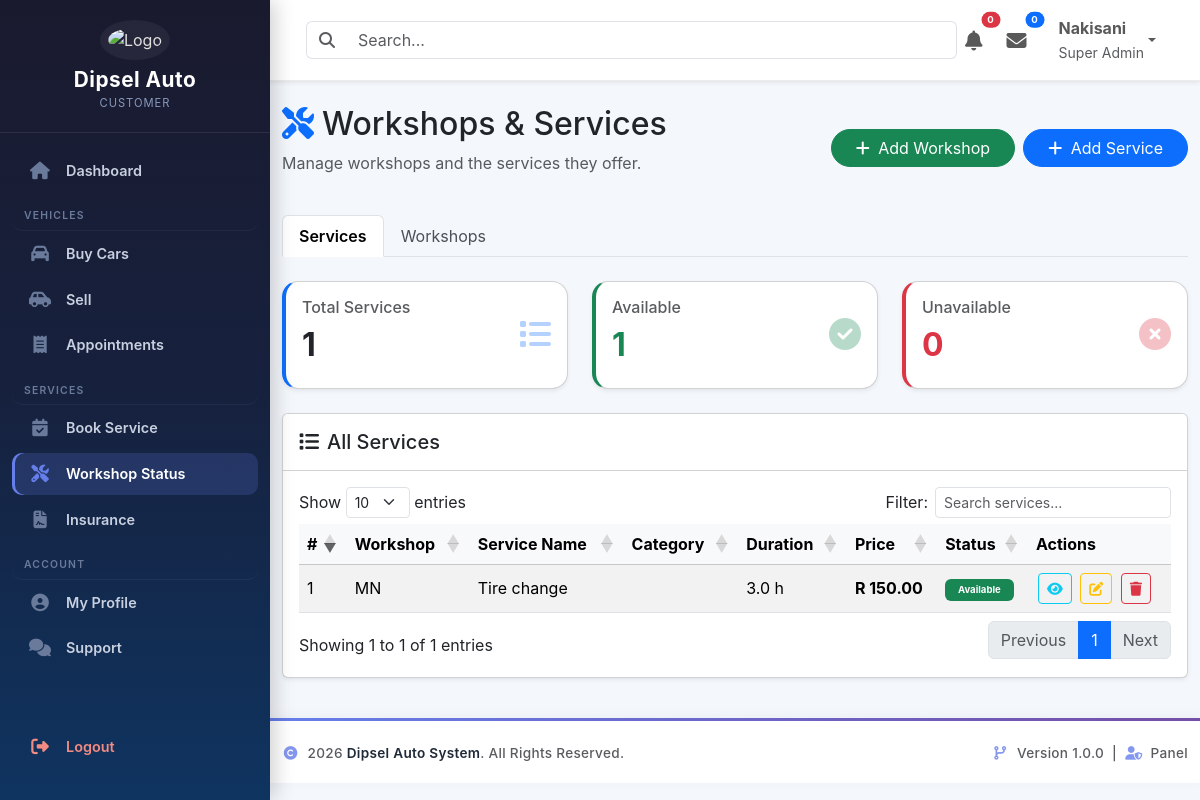
The app's page /dashboard/workshop/index.php (signed in) with its own data.
### tables this page shows
CREATE TABLE `persons` (
  `person_id` int(11) NOT NULL,
  `uuid` char(36) NOT NULL,
  `first_name` varchar(100) NOT NULL,
  `middle_name` varchar(100) DEFAULT NULL,
  `last_name` varchar(100) NOT NULL,
  `gender` enum('Male','Female','Other') NOT NULL,
  `date_of_birth` date DEFAULT NULL,
  `id_number` varchar(20) DEFAULT NULL,
  `passport_number` varchar(30) DEFAULT NULL,
  `phone` varchar(20) NOT NULL,
  `email` varchar(150) NOT NULL,
  `password` varchar(255) NOT NULL,
  `profile_photo` varchar(255) DEFAULT NULL,
  `country` varchar(100) DEFAULT 'South Africa',
  `province` varchar(100) DEFAULT NULL,
  `city` varchar(100) DEFAULT NULL,
  `address` text DEFAULT NULL,
  `postal_code` varchar(20) DEFAULT NULL,
  `role` enum('Customer','Employee','Admin','SuperAdmin') NOT NULL DEFAULT 'Customer',
  `status` enum('Active','Inactive','Suspended') NOT NULL DEFAULT 'Active',
  `email_verified` tinyint(1) DEFAULT 0,
  `last_login` datetime DEFAULT NULL,
  `created_at` timestamp NULL DEFAULT current_timestamp(),
  `updated_at` timestamp NULL DEFAULT current_timestamp() ON UPDATE current_timestamp(),
  `reset_token` varchar(255) DEFAULT NULL,
  `reset_token_expiry` datetime DEFAULT NULL
);

CREATE TABLE `workshop_services` (
  `service_id` int(11) NOT NULL,
  `workshop_id` int(11) NOT NULL,
  `service_name` varchar(150) NOT NULL,
  `category` enum('General Service','Major Service','Engine','Transmission','Brakes','Suspension','Electrical','Tyres','Air Conditioning','Diagnostics','Body Repair','Painting','Battery','Other') DEFAULT 'General Service',
  `description` text DEFAULT NULL,
  `estimated_duration_hours` decimal(4,2) DEFAULT 1.00,
  `base_price` decimal(12,2) NOT NULL,
  `status` enum('Available','Unavailable') DEFAULT 'Available',
  `created_at` timestamp NOT NULL DEFAULT current_timestamp(),
  `updated_at` timestamp NOT NULL DEFAULT current_timestamp() ON UPDATE current_timestamp()
);

CREATE TABLE `workshops` (
  `workshop_id` int(11) NOT NULL,
  `workshop_name` varchar(150) NOT NULL,
  `phone` varchar(20) DEFAULT NULL,
  `email` varchar(150) DEFAULT NULL,
  `address` text DEFAULT NULL,
  `city` varchar(100) DEFAULT NULL,
  `province` varchar(100) DEFAULT NULL,
  `operating_hours` varchar(100) DEFAULT NULL,
  `status` enum('Open','Closed','Maintenance') DEFAULT 'Open',
  `manager_employee_id` int(11) DEFAULT NULL,
  `created_at` timestamp NOT NULL DEFAULT current_timestamp(),
  `updated_at` timestamp NOT NULL DEFAULT current_timestamp() ON UPDATE current_timestamp()
);

### includes/auth.php (called while the page is built, shortened)
<?php
require_once __DIR__ . '/../config/database.php';
$sql = "
SELECT
    p.*,
    a.admin_id,
    a.admin_level,
    a.admin_number
FROM persons p
LEFT JOIN admins a
    ON p.person_id = a.person_id
WHERE p.person_id = ?
LIMIT 1
";
$stmt = $pdo->prepare($sql);
$stmt->execute([$_SESSION['person_id']]);
$currentUser = $stmt->fetch(PDO::FETCH_ASSOC);

### dashboard/workshop/index.php (the view, shortened to what this page needs)
<?php
require_once '../../includes/auth.php';
require_once '../../config/database.php';
$totalServices = $pdo->query("SELECT COUNT(*) FROM workshop_services")->fetchColumn();
$available = $pdo->query("SELECT COUNT(*) FROM workshop_services WHERE status = 'Available'")->fetchColumn();
$unavailable = $pdo->query("SELECT COUNT(*) FROM workshop_services WHERE status = 'Unavailable'")->fetchColumn();
$services = $pdo->query("
    SELECT ws.*, w.workshop_name
    FROM workshop_services ws
    INNER JOIN workshops w ON ws.workshop_id = w.workshop_id
    ORDER BY ws.service_id DESC
");
?>
<!DOCTYPE html>
<html lang="en">
<head>
    <link href="https://cdn.jsdelivr.net/npm/bootstrap@5.3.3/dist/css/bootstrap.min.css" rel="stylesheet">
    <link rel="stylesheet" href="https://cdnjs.cloudflare.com/ajax/libs/font-awesome/6.7.2/css/all.min.css">
    <link rel="stylesheet" href="https://cdn.datatables.net/1.13.7/css/dataTables.bootstrap5.min.css">
</head>
<body>
<?php include '../../includes/sidebar.php'; ?>
<div class="dashboard-wrapper">
    <?php include '../../includes/navbar.php'; ?>
    <div class="container-fluid mt-4">
        <div class="page-header d-flex justify-content-between align-items-center mb-4">
            <div>
                <h2><i class="fas fa-tools text-primary me-2"></i>Workshops & Services</h2>
                <p class="text-muted">Manage workshops and the services they offer.</p>
            </div>
            <div class="d-flex flex-wrap gap-2">
                <button class="btn btn-success rounded-pill px-4" data-bs-toggle="modal" data-bs-target="#workshopModal" onclick="openAddWorkshopModal()">
                    <i class="fas fa-plus me-1"></i> Add Workshop
                </button>
                <button class="btn btn-primary rounded-pill px-4" data-bs-toggle="modal" data-bs-target="#serviceModal" onclick="openAddServiceModal()">
                    <i class="fas fa-plus me-1"></i> Add Service
                </button>
            </div>
        </div>
        <ul class="nav nav-tabs mb-4" id="myTab" role="tablist">
            <li class="nav-item" role="presentation">
                <button class="nav-link active" id="services-tab" data-bs-toggle="tab" data-bs-target="#services" type="button" role="tab">Services</button>
            </li>
            <li class="nav-item" role="presentation">
                <button class="nav-link" id="workshops-tab" data-bs-toggle="tab" data-bs-target="#workshops" type="button" role="tab">Workshops</button>
            </li>
        </ul>
        <div class="tab-content">
            <div class="tab-pane fade show active" id="services" role="tabpanel">
                <div class="row g-4 mb-4">
                    <div class="col-md-4">
                        <div class="card stat-card h-100 shadow-sm">
                            <div class="card-body d-flex align-items-center">
                                <div class="flex-grow-1">
                                    <h6 class="text-muted">Total Services</h6>
                                    <h2 class="fw-bold"><?= $totalServices ?></h2>
                                </div>
                                <div class="stat-icon text-primary"><i class="fas fa-list"></i></div>
                            </div>
                        </div>
                    </div>
                    <div class="col-md-4">
                        <div class="card stat-card h-100 shadow-sm" style="border-left-color:#198754;">
                            <div class="card-body d-flex align-items-center">
                                <div class="flex-grow-1">
                                    <h6 class="text-muted">Available</h6>
                                    <h2 class="fw-bold text-success"><?= $available ?></h2>
                                </div>
                                <div class="stat-icon text-success"><i class="fas fa-check-circle"></i></div>
                            </div>
                        </div>
                    </div>
                    <div class="col-md-4">
                        <div class="card stat-card h-100 shadow-sm" style="border-left-color:#dc3545;">
                            <div class="card-body d-flex align-items-center">
                                <div class="flex-grow-1">
                                    <h6 class="text-muted">Unavailable</h6>
                                    <h2 class="fw-bold text-danger"><?= $unavailable ?></h2>
                                </div>
                                <div class="stat-icon text-danger"><i class="fas fa-times-circle"></i></div>
                            </div>
                        </div>
                    </div>
                </div>
                <div class="card shadow-sm">
                    <div class="card-header bg-white py-3">
                        <h5 class="mb-0"><i class="fas fa-list me-2"></i>All Services</h5>
                    </div>
                    <div class="card-body">
                        <div class="table-responsive">
                            <table id="servicesTable" class="table table-striped table-hover align-middle">
                                <thead class="table-light">
                                    <tr>
                                        <th>#</th>
                                        <th>Workshop</th>
                                        <th>Service Name</th>
                                        <th>Category</th>
                                        <th>Duration</th>
                                        <th>Price</th>
                                        <th>Status</th>
                                        <th>Actions</th>
                                    </tr>
                                </thead>
                                <tbody>
                                <?php $counter = 1; while ($row = $services->fetch()):
                                    $statusClass = $row['status'] === 'Available' ? 'success' : 'danger';
                                ?>
                                    <tr>
                                        <td><?= $counter++ ?></td>
                                        <td><?= htmlspecialchars($row['workshop_name']) ?></td>
                                        <td><?= htmlspecialchars($row['service_name']) ?></td>
                                        <td><?= htmlspecialchars($row['category']) ?></td>
                                        <td><?= number_format($row['estimated_duration_hours'], 1) ?> h</td>
                                        <td class="fw-bold">R <?= number_format($row['base_price'], 2) ?></td>
                                        <td><span class="badge bg-<?= $statusClass ?> badge-status"><?= ucfirst($row['status']) ?></span></td>
                                        <td>
                                            <button class="btn btn-sm btn-outline-info action-btn" onclick="viewService(<?= $row['service_id'] ?>)" title="View"><i class="fas fa-eye"></i></button>
                                            <button class="btn btn-sm btn-outline-warning action-btn" onclick="editService(<?= $row['service_id'] ?>)" title="Edit"><i class="fas fa-edit"></i></button>
                                            <a href="?action=delete&id=<?= $row['service_id'] ?>" class="btn btn-sm btn-outline-danger action-btn" onclick="return confirm('Delete this service?')" title="Delete"><i class="fas fa-trash"></i></a>
                                        </td>
                                    </tr>
                                <?php endwhile; ?>
                                </tbody>
                            </table>
                        </div>
                    </div>
                </div>
            </div>
        </div>
    </div>
    <?php include '../../includes/footer.php'; ?>
</body>
</html>

### includes/navbar.php (shortened to what this page needs)
<nav class="navbar navbar-expand-lg bg-white shadow-sm sticky-top px-4 py-2">
    <div class="container-fluid">
        <form class="d-flex flex-grow-1">
            <div class="input-group">
                <span class="input-group-text bg-white border-end-0">
                    <i class="fas fa-search text-muted"></i>
                </span>
                <input
                    type="search"
                    class="form-control border-start-0"
                    placeholder="Search..."
                >
            </div>
        </form>
        <ul class="navbar-nav ms-auto align-items-center">
            <li class="nav-item dropdown me-2">
                <a class="nav-link position-relative" href="#" data-bs-toggle="dropdown">
                    <i class="fas fa-bell fa-lg"></i>
                    <span class="badge rounded-pill bg-danger position-absolute top-0 start-100 translate-middle">
                        0
                    </span>
                </a>
            </li>
            <li class="nav-item dropdown me-3">
                <a class="nav-link position-relative" href="#" data-bs-toggle="dropdown">
                    <i class="fas fa-envelope fa-lg"></i>
                    <span class="badge rounded-pill bg-primary position-absolute top-0 start-100 translate-middle">
                        0
                    </span>
                </a>
            </li>
            <li class="nav-item dropdown">
                <a class="nav-link dropdown-toggle d-flex align-items-center"
                   href="#"
                   data-bs-toggle="dropdown">
                    <div class="d-none d-sm-block">
                        <strong>
                            <?= htmlspecialchars($currentUser['first_name']) ?>
                        </strong>
                        <br>
                        <small class="text-muted">
                            <?= htmlspecialchars($currentUser['admin_level'] ?? 'Super Admin') ?>
                        </small>
                    </div>
                </a>
            </li>
        </ul>
    </div>
</nav>

### dashboard/workshop/index.php (style rules this page uses)
body { font-family: 'Inter', sans-serif; background: #f4f7fc; }
.dashboard-wrapper { margin-left: 270px; min-height: 100vh; background: #f4f7fc; transition: all 0.3s; }
.stat-card { border-left: 4px solid #0d6efd; transition: transform 0.2s, box-shadow 0.2s; border-radius: 16px; box-shadow: 0 4px 20px rgba(0,0,0,0.04); background: #fff; }
.stat-icon { font-size: 2rem; opacity: 0.3; }
.badge-status { font-size: 0.85rem; padding: 0.4rem 0.8rem; }
.action-btn { margin: 0 2px; }
.nav-tabs .nav-link { color: #495057; }
.nav-tabs .nav-link.active { font-weight: 600; }

### includes/navbar.php (style rules this page uses)
.navbar { background:#fff; border-bottom:1px solid #ececec; z-index:1040; }
.navbar .form-control { box-shadow:none; }
.badge { font-size:.6rem; }

### records on screen
persons: first_name "Nakisani"
workshop_services: workshop.workshop_name "MN", service_name "Tire change", estimated_duration_hours "3.0", base_price "150.00", status "Available"

### other values on screen
$userRole "CUSTOMER"
$item['label'] "Dashboard"
$section['title'] "VEHICLES"
$item['label'] "Buy Cars"
$item['label'] "Sell"
$item['label'] "Appointments"
$section['title'] "SERVICES"
$item['label'] "Book Service"
$item['label'] "Workshop Status"
$item['label'] "Insurance"
$section['title'] "ACCOUNT"
$item['label'] "My Profile"
$item['label'] "Support"
$item['label'] "Logout"
$currentUser['admin_level'] "Super Admin"
